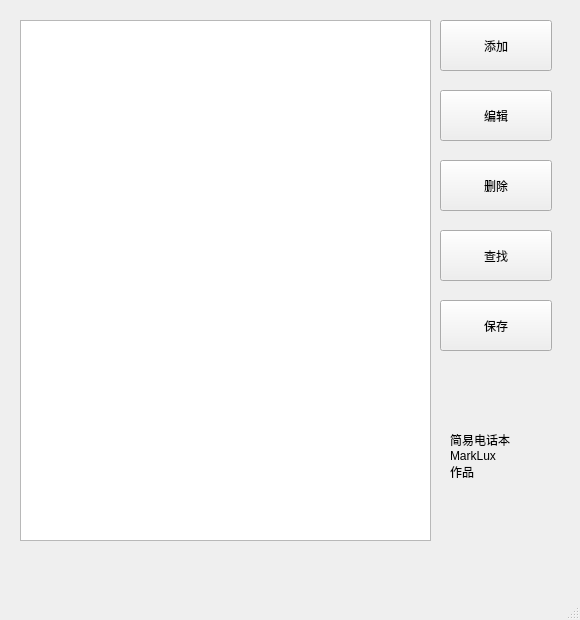
<?xml version="1.0" encoding="UTF-8"?>
<ui version="4.0">
 <class>MainWindow</class>
 <widget class="QMainWindow" name="MainWindow">
  <property name="geometry">
   <rect>
    <x>0</x>
    <y>0</y>
    <width>580</width>
    <height>620</height>
   </rect>
  </property>
  <property name="minimumSize">
   <size>
    <width>580</width>
    <height>620</height>
   </size>
  </property>
  <property name="maximumSize">
   <size>
    <width>580</width>
    <height>620</height>
   </size>
  </property>
  <property name="windowTitle">
   <string>简易电话本</string>
  </property>
  <widget class="QWidget" name="centralWidget">
   <widget class="QListWidget" name="listWidget">
    <property name="geometry">
     <rect>
      <x>20</x>
      <y>20</y>
      <width>411</width>
      <height>521</height>
     </rect>
    </property>
   </widget>
   <widget class="QPushButton" name="addButton">
    <property name="geometry">
     <rect>
      <x>440</x>
      <y>20</y>
      <width>112</width>
      <height>51</height>
     </rect>
    </property>
    <property name="text">
     <string>添加</string>
    </property>
   </widget>
   <widget class="QPushButton" name="editButton">
    <property name="geometry">
     <rect>
      <x>440</x>
      <y>90</y>
      <width>112</width>
      <height>51</height>
     </rect>
    </property>
    <property name="text">
     <string>编辑</string>
    </property>
   </widget>
   <widget class="QPushButton" name="delButton">
    <property name="geometry">
     <rect>
      <x>440</x>
      <y>160</y>
      <width>112</width>
      <height>51</height>
     </rect>
    </property>
    <property name="text">
     <string>删除</string>
    </property>
   </widget>
   <widget class="QPushButton" name="queryButton">
    <property name="geometry">
     <rect>
      <x>440</x>
      <y>230</y>
      <width>112</width>
      <height>51</height>
     </rect>
    </property>
    <property name="text">
     <string>查找</string>
    </property>
   </widget>
   <widget class="QLabel" name="label">
    <property name="geometry">
     <rect>
      <x>450</x>
      <y>380</y>
      <width>91</width>
      <height>151</height>
     </rect>
    </property>
    <property name="text">
     <string>简易电话本
MarkLux
作品</string>
    </property>
   </widget>
   <widget class="QPushButton" name="saveButton">
    <property name="geometry">
     <rect>
      <x>440</x>
      <y>300</y>
      <width>112</width>
      <height>51</height>
     </rect>
    </property>
    <property name="text">
     <string>保存</string>
    </property>
   </widget>
  </widget>
  <widget class="QStatusBar" name="statusBar"/>
 </widget>
 <layoutdefault spacing="6" margin="11"/>
 <resources/>
 <connections/>
</ui>
